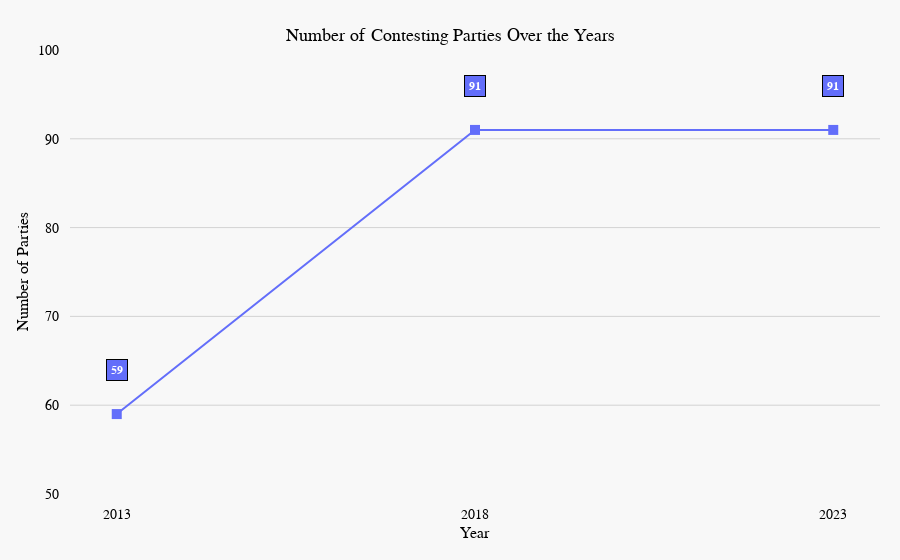

Here is the notebook cell this chart was saved with:
### Code cell
fig  = go.Figure()

fig.add_trace(go.Scatter(
        x=party_counts_df['Year'],
        y=party_counts_df['Number of Parties'],
        mode='lines+markers',
        marker_symbol='square',
        marker=dict(size=10, color=px.colors.qualitative.Plotly[0]),
        line=dict(color=px.colors.qualitative.Plotly[0]),
        hoverinfo='none',  # Disable hover
        showlegend=False,
))

for idx, row in party_counts_df.iterrows():
        fig.add_annotation(
                x=row['Year'],
                y=row['Number of Parties'] + 5,
                yref='y',
                text=f"<b>{row['Number of Parties']}</b>",
                showarrow=False,
                font=dict(color='white', family="Cambria", size=12),
                bgcolor=px.colors.qualitative.Plotly[0],
                xanchor='center',
                yanchor='middle',
                bordercolor='black',
                borderwidth=1,
                borderpad=4,
        )

# Update layout as per your settings
fig.update_layout(
    xaxis_title="Year",
    yaxis_title="Number of Parties",
    xaxis=dict(
        tickvals=party_counts_df['Year'].unique(), 
        tickfont=dict(family="Cambria", size=14, color="black"),
        titlefont=dict(family="Cambria", size=16, color="black"),
        fixedrange=True,
        showgrid=False,
    ),
    yaxis=dict(
        range=[50, 100],
        tickvals=[50, 60, 70, 80, 90, 100],
        tickfont=dict(family="Cambria", size=14, color="black"),
        titlefont=dict(family="Cambria", size=16, color="black"),
        fixedrange=True,
        showgrid=True,
        zeroline=True,
        gridcolor='lightgrey',
    ),
    title=dict(
        font=dict(family="Cambria", size=18, color="black"),
        text="Number of Contesting Parties Over the Years",
        xanchor="center",
        x=0.5,
        yanchor="top",
        y=0.95,
        yref='container'
    ),
    autosize=True,
    dragmode=False,
    plot_bgcolor="#f8f8f8",
    paper_bgcolor="#f8f8f8",
    margin=dict(pad=10, t=50, b=20, l=20, r=20),
    legend_itemclick=False,
    legend_itemdoubleclick=False,
    hovermode=False  # Disable hover globally
)

pio.write_json(fig, "plots/party_counts.json")
fig

### Figure 1 — Plotly figure (JSON) as saved in the notebook; plotly's stock layout.template omitted (floating-point values rounded to 4 significant figures)
{"data": [{"hoverinfo": "none", "line": {"color": "#636EFA"}, "marker": {"color": "#636EFA", "size": 10, "symbol": "square"}, "mode": "lines+markers", "showlegend": false, "type": "scatter", "x": [2013, 2018, 2023], "y": [59, 91, 91]}], "layout": {"annotations": [{"bgcolor": "#636EFA", "bordercolor": "black", "borderpad": 4, "borderwidth": 1, "font": {"color": "white", "family": "Cambria", "size": 12}, "showarrow": false, "text": "<b>59</b>", "x": 2013, "xanchor": "center", "y": 64, "yanchor": "middle", "yref": "y"}, {"bgcolor": "#636EFA", "bordercolor": "black", "borderpad": 4, "borderwidth": 1, "font": {"color": "white", "family": "Cambria", "size": 12}, "showarrow": false, "text": "<b>91</b>", "x": 2018, "xanchor": "center", "y": 96, "yanchor": "middle", "yref": "y"}, {"bgcolor": "#636EFA", "bordercolor": "black", "borderpad": 4, "borderwidth": 1, "font": {"color": "white", "family": "Cambria", "size": 12}, "showarrow": false, "text": "<b>91</b>", "x": 2023, "xanchor": "center", "y": 96, "yanchor": "middle", "yref": "y"}], "autosize": true, "dragmode": false, "hovermode": false, "legend": {"itemclick": false, "itemdoubleclick": false}, "margin": {"b": 20, "l": 20, "pad": 10, "r": 20, "t": 50}, "paper_bgcolor": "#f8f8f8", "plot_bgcolor": "#f8f8f8", "title": {"font": {"color": "black", "family": "Cambria", "size": 18}, "text": "Number of Contesting Parties Over the Years", "x": 0.5, "xanchor": "center", "y": 0.95, "yanchor": "top", "yref": "container"}, "xaxis": {"fixedrange": true, "showgrid": false, "tickfont": {"color": "black", "family": "Cambria", "size": 14}, "tickvals": [2013, 2018, 2023], "title": {"font": {"color": "black", "family": "Cambria", "size": 16}, "text": "Year"}}, "yaxis": {"fixedrange": true, "gridcolor": "lightgrey", "range": [50, 100], "showgrid": true, "tickfont": {"color": "black", "family": "Cambria", "size": 14}, "tickvals": [50, 60, 70, 80, 90, 100], "title": {"font": {"color": "black", "family": "Cambria", "size": 16}, "text": "Number of Parties"}, "zeroline": true}}}
